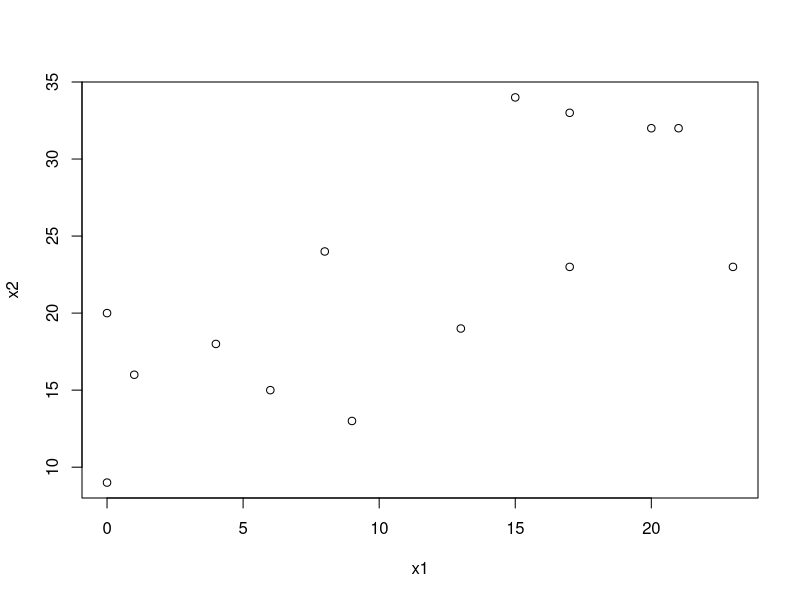

R code for this plot:
# Missing Data: Bivariate Normal

x1 <- c(NA, NA, 0, 17, 6,  15,  1,  4,  0, 20, 13, 21, 23, 8, 17, 9)
x2 <- c(27, 16, 9, 33, 15, 34, 16, 18, 20, 32, 19, 32, 23, 24, 23, 13)

plot(x1, x2)

n <- length(x1)
mis <- is.na(x1)

# sufficient statistics
x1sq <- x1^2
x2sq <- x2^2

# initialize
# u1, u2, s1^2, s2^2, lo
th.old <- c(mean(x1[!mis]), mean(x2), sd(x1[!mis]), sd(x2), 0.5)

for(i in 1:50L) {
  
  # E-step
  x1[mis] <- th.old[1] + th.old[5]*sqrt( th.old[3]/ th.old[4] )*(x2[mis] - th.old[2] )
  x1sq[mis] <- th.old[3] + x1[mis]^2
  
  # M-step
  s1 <- sum(x1)
  s2 <- sum(x2)
  s11 <- sum(x1sq)
  s22 <- sum(x2sq)
  s12 <- sum(x1[!mis]*x2[!mis]) + sum( x2[mis]*x1[mis] )
  
  th.new <- c(s1/n, 
              s2/n, 
              s11/n - (s1/n)^2, 
              s22/n - (s2/n)^2, 
              (s12/n - s1/n*s2/n) / sqrt(s11/n - (s1/n)^2) / sqrt(s22/n - (s2/n)^2) )
  
  ## Stop condition
  if( sum(abs(1-th.old/th.new)) < 1e-5 ) break
  print(th.new)
  th.old <- th.new
}

x1[mis]

